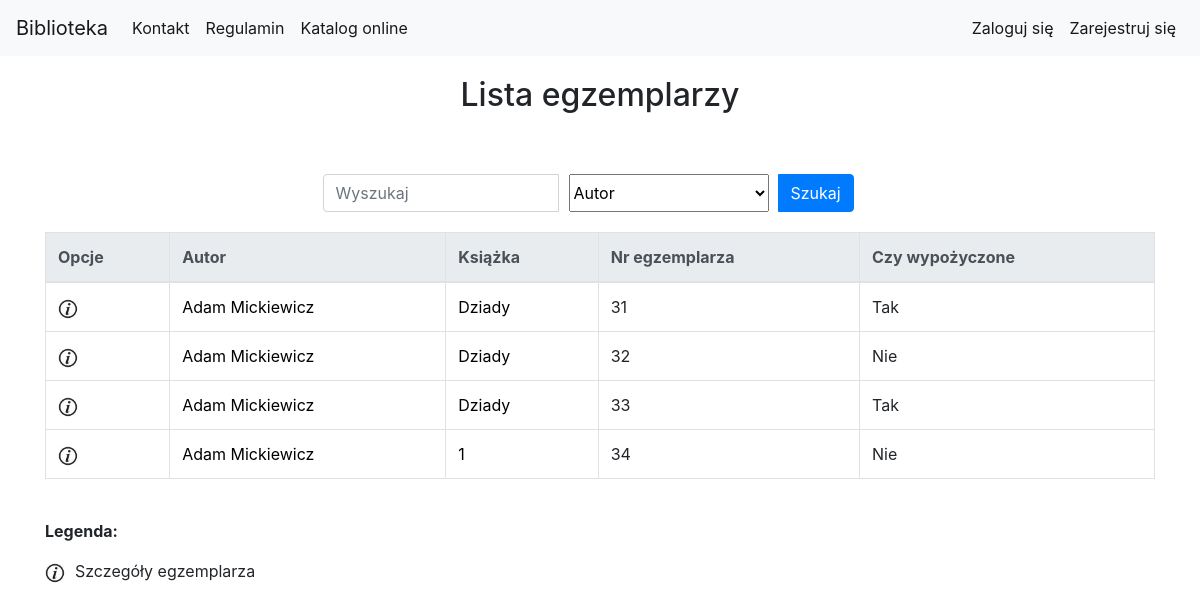
/library/book_copy_list/, run on an earlier commit of the app's database.
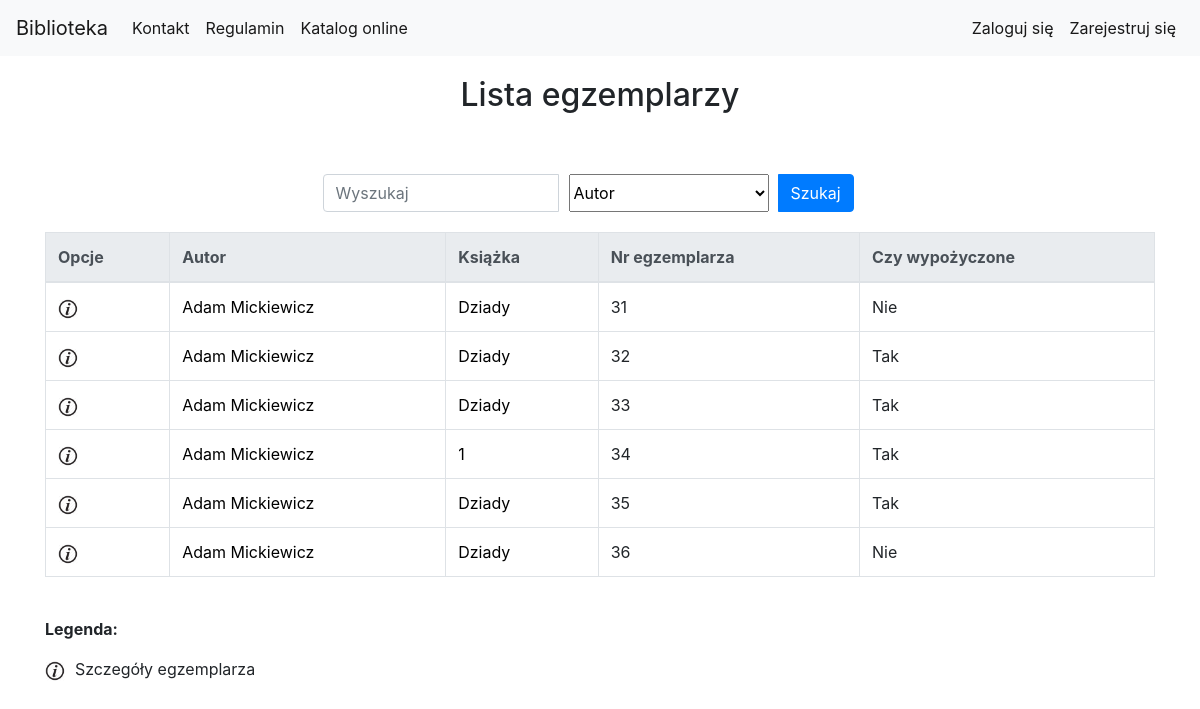
And on a later commit of the database.
### library_app/models.py (models this page shows, shortened)
class BookCopy(models.Model):
    book = models.ForeignKey(Book, related_name="bookcopies", verbose_name='Wybierz książkę') #teraz w templatce mozemy z poziomu klasy book odnosic sie do obiektow bookcopy, np {{book.bookcopies.count}} da liczbe kopii ksiazek ktore maja w polu book id danej ksiazki
    is_borrowed = models.BooleanField(default=False)

class Author(models.Model):
    first_name = models.CharField(max_length=200, verbose_name='Imię')
    last_name = models.CharField(max_length=200, verbose_name='Nazwisko')
    country = models.CharField(max_length=200, verbose_name='Kraj')
    biography = models.TextField(default='', blank=True, null=True, verbose_name='Biografia')
    birth_place = models.CharField(max_length=200, default='', blank=True, null=True, verbose_name='Miejsce urodzenia')
    image_url = models.URLField(default='', blank=True, null=True, verbose_name='Adres url portretu, zakończony rozszerzeniem')
    years_of_life = models.CharField(max_length=10, default='', blank=True, null=True, verbose_name='Lata życia')

class Book(models.Model):
    authors = models.ManyToManyField(Author, related_name='book_authors', verbose_name='Autorzy')
    category = models.ForeignKey(Category, related_name='book_categories', verbose_name='Kategoria')
    publishing_house = models.ForeignKey(PublishingHouse, related_name='publishing_houses', verbose_name='Wydawnictwo')
    isbn = models.CharField(max_length=30, unique=True, verbose_name='Numer ISBN')
    title = models.CharField(max_length=200, verbose_name='Tytuł')
    description = models.TextField(blank=True, default='', verbose_name='Opis')
    publish_date = models.DateField(default=datetime.now, blank=True, verbose_name='Data publikacji')
    edition = models.PositiveIntegerField(default=1, verbose_name='Numer wydania')
    image_url = models.URLField(default='', blank=True, null=True, verbose_name='Adres url okładki zakończony rozszerzeniem obrazu')
    add_date = models.DateTimeField(auto_now=True)
    slug = models.SlugField(allow_unicode=True, unique=True)

### library_app/views.py (the view)
class BookCopyListView(generic.ListView):
    model = models.BookCopy
    paginate_by = 10
    def get_queryset(self):
        search_query = self.request.GET.get("search_query")
        search_type = self.request.GET.get("search_type")
        if search_query is not None:
            if search_type == "title":
                return models.BookCopy.objects.all().filter(book__title__icontains=search_query)
            elif search_type == "author":
                authors_result = models.BookCopy.objects.all().filter(book__authors__first_name__icontains=search_query) | models.BookCopy.objects.all().filter(book__authors__last_name__icontains=search_query)
                return authors_result
            elif search_type == "bookcopy_nr":
                return models.BookCopy.objects.all().filter(id__icontains=search_query)
            elif search_type == "isbn":
                return models.BookCopy.objects.all().filter(book__isbn__icontains=search_query)
        else:
            return models.BookCopy.objects.all()

### library_app/templates/library_app/bookcopy_list.html (shortened to what this page needs)
{% extends "base.html" %}
{% load static %}
{% load custom_tags %}
{% block body_block %}
<div class="container">
    <div class="page-title">
        <h2>Lista egzemplarzy </h2>
    </div>
            <div class="search-bar">
                <form class="form-inline" action="{% url 'library_app:bookcopy_list' %}" method="GET">
                    <div class="input-group">
                        <input type="search" class="form-control" name="search_query" placeholder="Wyszukaj">
                        <select class="search-select" name="search_type">
                            <option value="author" selected>Autor</option>
                        </select>
                        <div class="input-group-append search-button">
                            <button class="btn btn-primary" type="submit">Szukaj</button>
                        </div>
                    </div>
                </form>
            </div>
        {% if user.is_authenticated and user.is_superuser %}
            <div class="other_create_buttons">
                <a class="btn btn-primary" href="{% url 'library_app:bookcopy_create' %}">Dodaj egzemplarz książki</a>
            </div>
            <table class="table table-bordered table-hover">
                <thead class="thead-light">
                    <tr>
                        <th scope="col">Opcje</th>
                        <th scope="col">Autor</th>
                        <th scope="col">Książka</th>
                        <th scope="col">Nr egzemplarza</th>
                        <th scope="col">Pożyczone dla</th>
                        <th scope="col">Data wypożyczenia</th>
                        <th scope="col">Data oddania</th>
                    </tr>
                </thead>
                <tbody>
                    {% for bookcopy in bookcopy_list %}
                    {% get_bookcopy_borrow bookcopy.id as book_copy_borrow_obj %}
                    <tr>
                        <td>
                            <a href="{% url 'library_app:bookcopy_detail' pk=bookcopy.pk %}"><img src="{% static 'website_icons/info_ico.png' %}"
                                    alt="Szczegóły" width="20" height="20"></a>
                            {% if bookcopy.is_borrowed == False %}
                            <a href="{% url 'library_app:bookcopy_delete' pk=bookcopy.pk %}"><img src="{% static 'website_icons/del_ico.png' %}"
                                    alt="Usuń" width="20" height="20"></a>
                            {% else %}
                            <a href="{% url 'library_app:borrow_delete' pk=book_copy_borrow_obj.pk %}"><img src="{% static 'website_icons/del_borrow_ico.png' %}"
                                    alt="Usuń wypozyczenie" width="20" height="20"></a>
                            {% endif %}
                        </td>
                        <td>
                            {% for author in bookcopy.book.authors.all %}
                            <a href="{% url 'library_app:author_detail' pk=author.pk %}">{{author.first_name}} {{author.last_name}}</a>
                            {% endfor %}
                        </td>
                        <td><a href="{% url 'library_app:book_detail' pk=bookcopy.book.pk %}">{{bookcopy.book.title}}</a></td>
                        <td><a href="{% url 'library_app:bookcopy_detail' pk=bookcopy.pk %}"></a>{{bookcopy.id}}</a></td>
                        {% if book_copy_borrow_obj %}
                        <td>{{book_copy_borrow_obj.user.get_full_name}}</a></td>
                        <td>{{book_copy_borrow_obj.borrow_date}}</a></td>
                        <td>{{book_copy_borrow_obj.receive_date}}</a></td>
                        {% else %}
                        <td>-</td>
                        <td>-</td>
                        <td>-</td>
                        {% endif %}
                    </tr>
                    {% endfor %}
                </tbody>
            </table>
        {% else %}
            <table class="table table-bordered table-hover">
                <thead class="thead-light">
                    <tr>
                        <th scope="col">Opcje</th>
                        <th scope="col">Autor</th>
                        <th scope="col">Książka</th>
                        <th scope="col">Nr egzemplarza</th>
                        <th scope="col">Czy wypożyczone</th>
                    </tr>
                </thead>
                <tbody>
                    {% for bookcopy in bookcopy_list %}
                    <tr>
                        <td>
                            <a href="{% url 'library_app:bookcopy_detail' pk=bookcopy.pk %}"><img src="{% static 'website_icons/info_ico.png' %}"
                                    alt="Szczegóły" width="20" height="20"></a>
                        </td>
                        <td>
                            {% for author in bookcopy.book.authors.all %}
                            <a href="{% url 'library_app:author_detail' pk=author.pk %}">{{author.first_name}} {{author.last_name}}</a>
                            {% endfor %}
                        </td>
                        <td><a href="{% url 'library_app:book_detail' pk=bookcopy.book.pk %}">{{bookcopy.book.title}}</a></td>
                        <td><a href="{% url 'library_app:bookcopy_detail' pk=bookcopy.pk %}"></a>{{bookcopy.id}}</a></td>
                        <td>
                            {% if bookcopy.is_borrowed %}
                                Tak
                            {% else %}
                                Nie
                            {% endif %}
                        </td>
                    </tr>
                    {% endfor %}
                </tbody>
            </table>
        {% endif %}
    <div class="table-legend">
        <p><b>Legenda:</b></p>
        <p><img src="{% static 'website_icons/info_ico.png' %}" alt="Szczegóły" width="20" height="20">Szczegóły egzemplarza</p>
    </div>
</div>
{% endblock %}

### templates/base.html (shortened to what this page needs)
<!DOCTYPE html>
{% load static %}
{% load custom_tags %}
<html lang="pl">
<head>
    <link rel="stylesheet" href="{% static '/bootstrap/css/bootstrap.min.css' %}">
    <link rel="stylesheet" href="{% static 'css/style.css' %}">
</head>
<body>
    <nav class="navbar navbar-expand-lg navbar-light bg-light">
        <a class="navbar-brand" href="{% url 'index' %}">Biblioteka</a>
        <div class="collapse navbar-collapse" id="navbarNavDropdown">
            <ul class="navbar-nav">
                <li class="nav-item active">
                    <a class="nav-link" href="{% url 'contact' %}">Kontakt</a>
                </li>
                <li class="nav-item active">
                    <a class="nav-link" href="{% url 'regulations' %}">Regulamin</a>
                </li>
                <li class="nav-item active">
                    <a class="nav-link" href="{% url 'library_app:book_list' %}">Katalog online</a>
                </li>
            </ul>
            <ul class="nav navbar-nav ml-auto">
                {% if user.is_authenticated and user.is_superuser %}
                    <li class="nav-item dropdown active">
                        <a class="nav-link dropdown-toggle" href="#" id="BorrowBook" data-toggle="dropdown" aria-haspopup="true"
                            aria-expanded="false">
                            Wypożyczanie
                        </a>
                        <div class="dropdown-menu" aria-labelledby="BorrowBook">
                            <a class="dropdown-item" href="{% url 'library_app:borrow_create' %}">Wypożycz egzemplarz książki</a>
                            <div class="dropdown-divider"></div>
                            <a class="dropdown-item" href="{% url 'library_app:bookcopy_list' %}">Lista egzemplarzy</a>
                            <a class="dropdown-item" href="{% url 'library_app:borrow_list' %}">Lista wypożyczeń</a>
                            <a class="dropdown-item" href="{% url 'library_app:borrow_history_list' %}">Historia wypożyczeń</a>
                        </div>
                    </li>
                    <li class="nav-item dropdown active">
                        <a class="nav-link dropdown-toggle" href="#" id="ManageLibrary" data-toggle="dropdown" aria-haspopup="true"
                            aria-expanded="false">
                            Biblioteka
                        </a>
                        <div class="dropdown-menu" aria-labelledby="ManageLibrary">
                            <a class="dropdown-item" href="{% url 'library_app:book_create' %}">Dodaj książkę</a>
                            <a class="dropdown-item" href="{% url 'library_app:bookcopy_create' %}">Dodaj egzemplarz książki</a>
                            <div class="dropdown-divider"></div>
                            <a class="dropdown-item" href="{% url 'library_app:author_create' %}">Dodaj autora</a>
                            <a class="dropdown-item" href="{% url 'library_app:publishinghouse_create' %}">Dodaj wydawnictwo</a>
                            <a class="dropdown-item" href="{% url 'library_app:category_create' %}">Dodaj kategorię</a>
                            <div class="dropdown-divider"></div>
                            <a class="dropdown-item" href="{% url 'library_app:users_list' %}">Zarządzaj użytkownikami</a>
                            <div class="dropdown-divider"></div>
                            <a class="dropdown-item" href="{% url 'admin:index' %}">Panel administratora</a>
                        </div>
                    </li>
                    <li class="nav-item active">
                        <a class="nav-link">Bibliotekarz {{user.first_name}} {{user.last_name}}</a>
                    </li>
                    <li class="nav-item active">
                        <a class="nav-link" href="{% url 'accounts:logout' %}">Wyloguj</a>
                    </li>
                {% else %}
                    <li class="nav-item active">
                        <a class="nav-link" href="{% url 'accounts:login' %}">Zaloguj się</a>
                    </li>
                    <li class="nav-item active">
                        <a class="nav-link" href="{% url 'accounts:signup' %}">Zarejestruj się</a>
                    </li>
                {% endif %}
            </ul>
        </div>
    </nav>
         {% block body_block %}{% endblock %}
</body>
</html>

### static/css/style.css (style rules this page uses)
.page-title { margin-top: 20px; margin-bottom: 20px; text-align: center; }
ul { list-style: none; }
a { text-decoration: none; color: black; }
.table-legend { margin-bottom: 100px; }
.table-legend img { margin-right: 10px; }
.search-bar { padding-top: 40px; padding-bottom: 20px; margin: 0 auto; width: 50%; }
.search-button { width: 100px; }
.search-select { width: 200px; margin-right: 10px; margin-left: 10px; }

What changed in the data, as far as the page shows it:
changed BookCopy id 31: is_borrowed "Tak" → "Nie"
changed BookCopy id 32: is_borrowed "Nie" → "Tak"
changed BookCopy id 34: is_borrowed "Nie" → "Tak"
added BookCopy: book "Dziady", id "35", is_borrowed "Tak", Author (first_name "Adam", last_name "Mickiewicz")
added BookCopy: book "Dziady", id "36", is_borrowed "Nie", Author (first_name "Adam", last_name "Mickiewicz")
